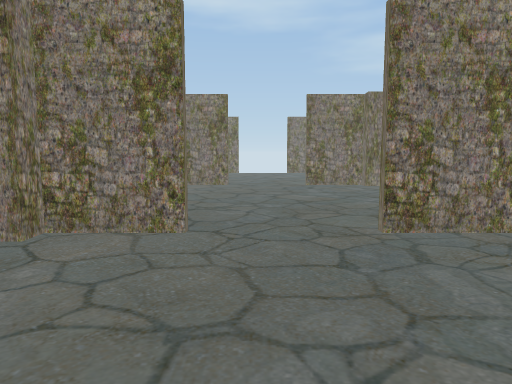
view 1 (above)

15 first-person views from a walk through a scene from a Unity 3-D project. The camera is 1.4 m above the floor, tilts 6° down and sees 70° across. The floor is counted in squares, 1 m on a side. Each view is taken from the middle of a square. On the plan, view 1 faces up. The plan holds only what a view shows up to about 16 squares ahead; the rest is blank. The player character is not drawn. Door leaves are left out, so doorways stand open.

view 2
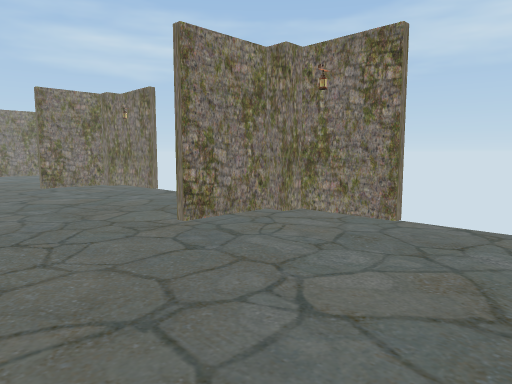

view 3
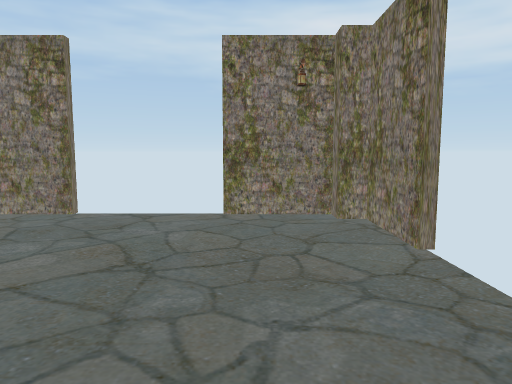

view 4
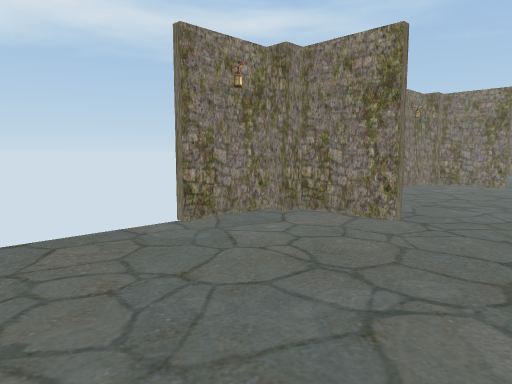

view 5
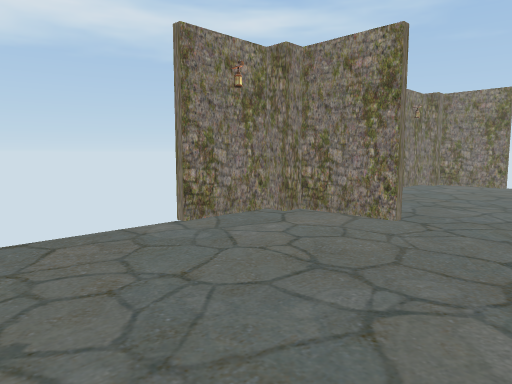

view 6
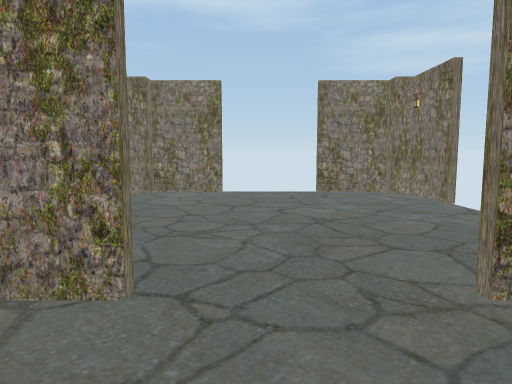

view 7
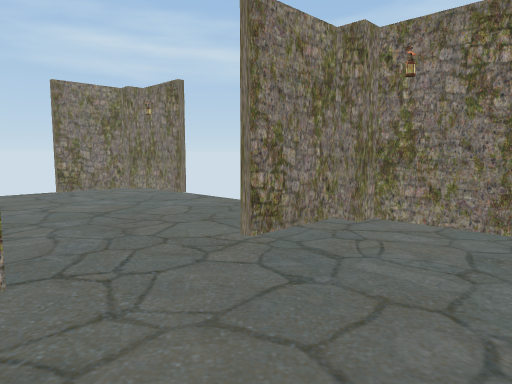

view 8
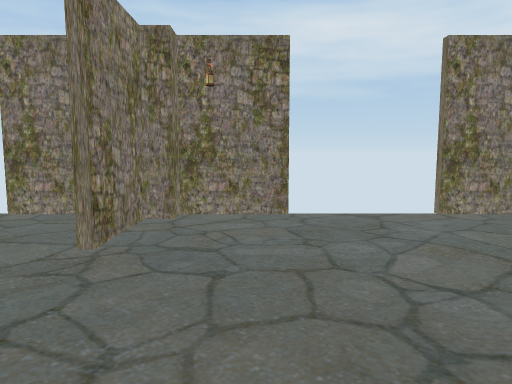

view 9
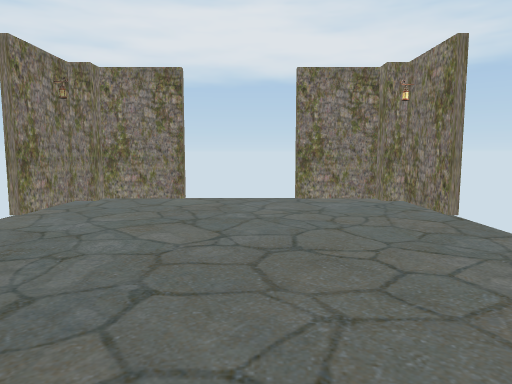

view 10
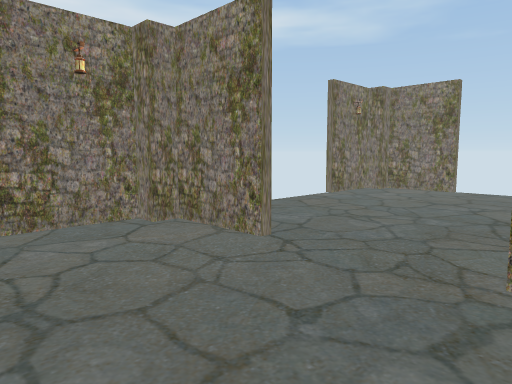

view 11
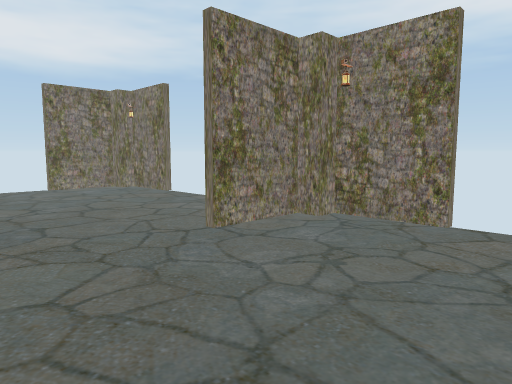

view 12
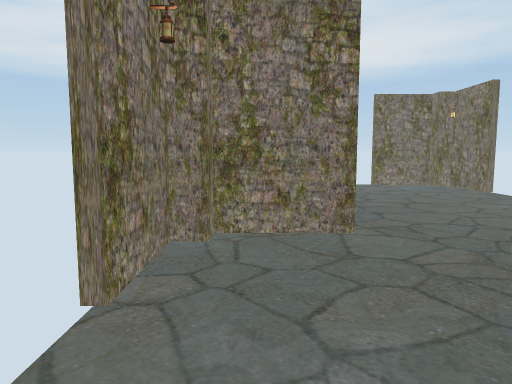

view 13
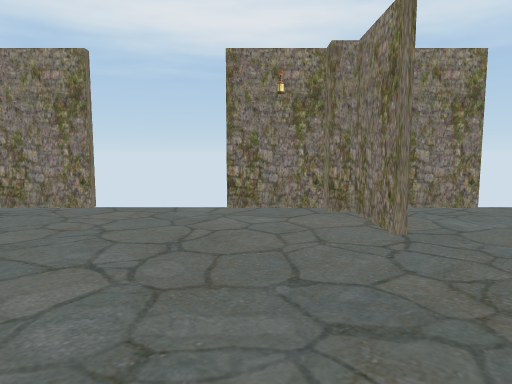

view 14
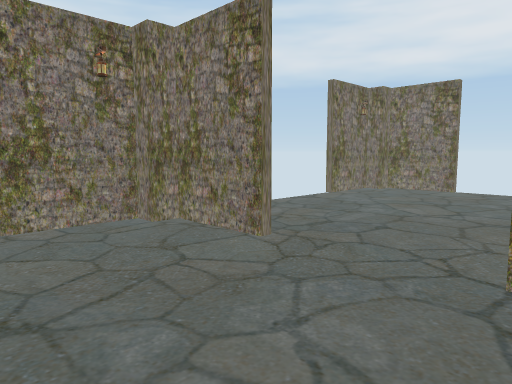

view 15
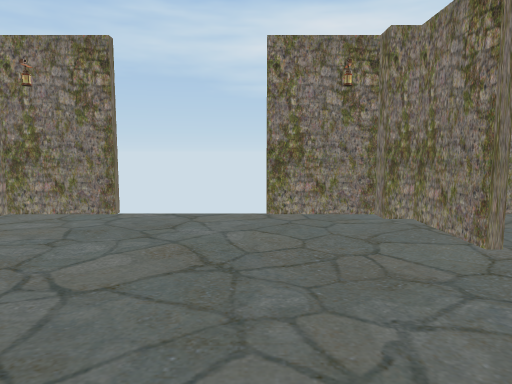

### Floor plan
Points are (right, up) in squares from view 1. A wall is a line through its corners. A room is listed if a view was taken in it or the views show most of it. See-through windows are left out.
Room 1 (views 1, 2, 3, 4, 5, 6, 7, 8, 9, 10, 11, 12, 13, 14, 15)
walls: (2.1, 6.6) (4.5, 6.6); (5.4, 13.1) (5.4, 15.2); (-1.1, 6.4) (-3.5, 6.4); (5.4, 7.8) (5.4, 9.8); (-4.4, 9.9) (-4.4, 7.5); (-2.6, 6.6) (-1.2, 6.6); (4.5, 6.4) (2.2, 6.4); (-1.1, 16.4) (-3.5, 16.4); (4.5, 16.4) (2.2, 16.4); (-4.4, 15.5) (-4.4, 13.2); (-4.4, 5.5) (-4.4, 3.2); (5.4, 18.1) (5.4, 19.8); (5.4, 3.1) (5.4, 5.2); (-4.4, 19.9) (-4.4, 17.9); (-4.4, -0.1) (-4.4, -2.5); (5.4, 23.1) (5.4, 25.2); (5.4, -2.2) (5.4, -0.2); (2.1, -3.4) (4.5, -3.4); (-2.6, -3.4) (-1.2, -3.4); (-1.1, 26.4) (-3.8, 26.4); (4.5, 26.4) (2.2, 26.4); (-4.4, 25.9) (-4.4, 23.2)
ways out: opening at (-3, -3); opening at (-3, 7); opening at (-3, 17); opening at (5, 25); open door at (-4.4, 1.7); open door at (-4.4, 11.7); open door at (-4.4, 21.7); open door at (0.7, -3.4); open door at (0.7, 26.6); open door at (5.6, 1.7); open door at (5.6, 11.7); open door at (5.6, 21.7)
objects: other object (5, -4) to (6, -3); other object (5, 6) to (6, 7); other object (5, 16) to (6, 17)

Where each view was taken, in squares from view 1:
view 1: 0 up, 0 right, facing up
view 2: 0 up, 2 left, facing up-right
view 3: 1 down, 3 left, facing right
view 4: 1 down, 2 right, facing up-left
view 5: 9 up, 2 right, facing up-left
view 6: 13 up, 0 right, facing up
view 7: 12 up, 2 left, facing up-right
view 8: 14 up, 3 left, facing right
view 9: 8 up, 0 right, facing down
view 10: 12 up, 3 right, facing up-left
view 11: 12 up, 3 right, facing down-left
view 12: 13 up, 4 right, facing down
view 13: 14 up, 5 right, facing left
view 14: 11 up, 2 left, facing down-right
view 15: 10 up, 3 left, facing right
